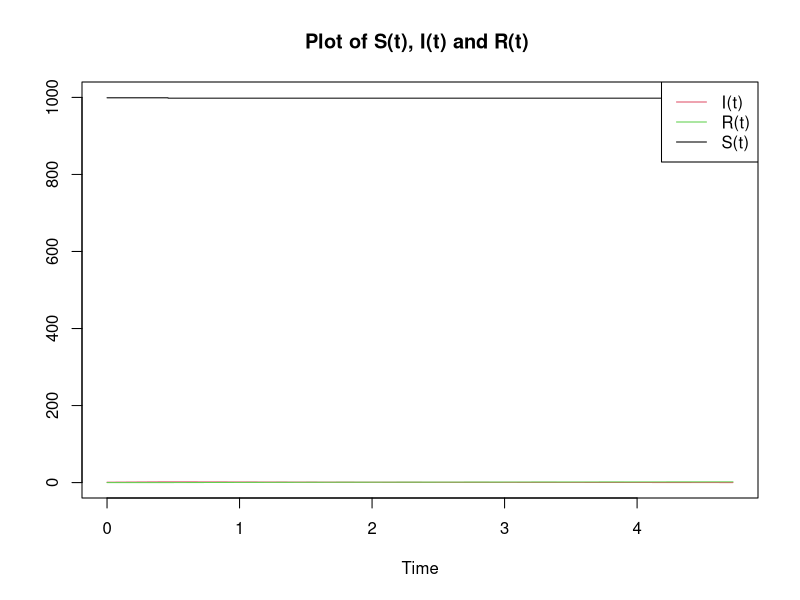
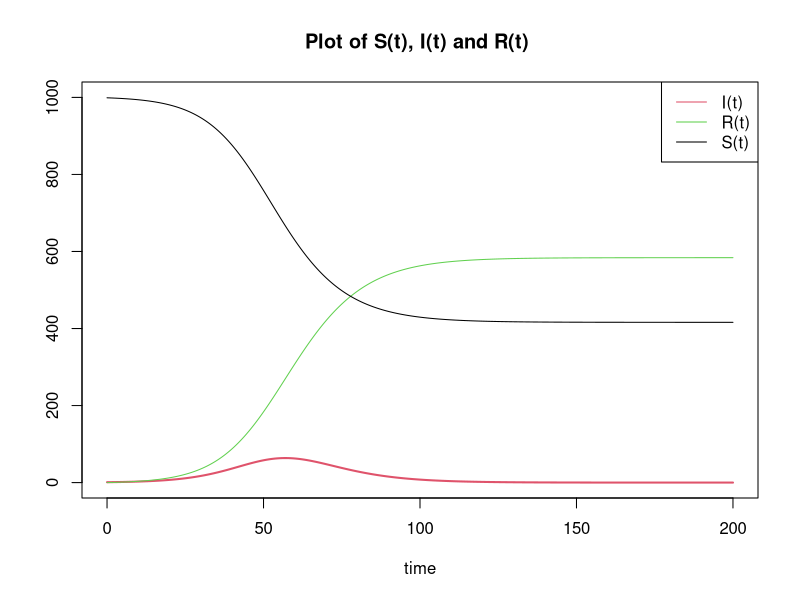

The R source for these figures, in order:
## ---- chunk 1
knitr::opts_chunk$set(echo = TRUE)
## ---- chunk 2
#comment multiple lines: Crtl + Shift + C
N = 1000 #S+I+R = 1000
num_steps = 2*N
betaN = 0.3 #beta*N*I = 50 means 50 infections per day 
beta = betaN/N 
nu = 0.2 #recovery time. The average is 1/nu. The average time is 50 days 
R0 = betaN/nu

#final_epidemic_size = c()
#for (i in 1:num_epidemics) {
# PLACE epidemic simulation here  
#  final_epidemic_size = c(final_epidemic_size,max(R))
#}
#hist(final_epidemic_size)

I = c()
R = c()
t = c()
I = c(I,1) # concatenation
R = c(R,0)
t = c(t,0)
n = 2
current_R = c()
current_R = c(current_R,beta*(N-I[n-1]-R[n-1])/nu)
while(n <= num_steps & I[n-1] > 0 & R[n-1]>= 0){
  infection_rate = beta*(N-I[n-1]-R[n-1])*I[n-1]
  recovery_rate = nu*I[n-1]
  tau = rexp(1, rate = infection_rate + recovery_rate)
  current_R = c(current_R,beta*(N-I[n-1]-R[n-1])/nu)
  if (runif(1) < infection_rate/(infection_rate + recovery_rate)){
    I = c(I,I[n-1] + 1)
    R = c(R,R[n-1])
  } else {
    I = c(I,I[n-1] - 1)
    R = c(R,R[n-1] + 1)
  }
  t = c(t,t[n-1]+tau)
  n = n + 1
}
S = N - I - R

print(paste0("The basic reproduction number is ",R0))
print(paste0("The final epidemic size is ",max(R)))



# Opening the graphical device
pdf("3stosircase22.pdf")
#Plot them seperately
#plot(t,S,type="s")
#plot(t,I,type="s")
#plot(t,R,type="s")

#Plot them together
plot(t,S,type="s", col = 1, xlab = "Time", ylab = "", 
     xlim = c(0,max(t)), ylim= c(0,N))
lines(t,I,col = 2)
lines(t,R,col = 3)
legend(x = "topright", c("I(t)", "R(t)","S(t)"), col = c(2, 3, 1), lty = 1)
title("Plot of S(t), I(t) and R(t) ")

# Closing the graphical device
dev.off() 
## ---- chunk 3
library(deSolve)

deter_sir = function(time, y, parms){
  I = y[1]
  R = y[2]
  my_beta = parms[1]
  my_nu = parms[2]
  pop = parms[3]
  
  return(list(c(
    I = my_beta*I*(pop - I - R) - my_nu*I,
    R = my_nu*I
  )))
}

time = seq(from = 0, to = 200, length.out = 10000)

sol = lsoda(
  y = c(1, 0), #Initial I and R
  parms = c(beta, nu, N),
  times = time,
  func = deter_sir
)


# Opening the graphical device
pdf("3detsircase2.pdf")

# Creating a plot
plot(time, sol[, 2], type = "l", lwd = 2, 
     col = 2, xlab = "time", ylab = "", xlim = c(0,200), ylim = c(0,1000))
lines(time, sol[, 3], col = 3)
lines(time, N-sol[,2]-sol[,3], col = 1)
legend(x = "topright", c("I(t)", "R(t)","S(t)"), col = c(2, 3, 1), lty = 1)
title("Plot of S(t), I(t) and R(t) ")

# Closing the graphical device
dev.off() 

print(paste0("The final epidemic size is ",max(sol[,3])))
